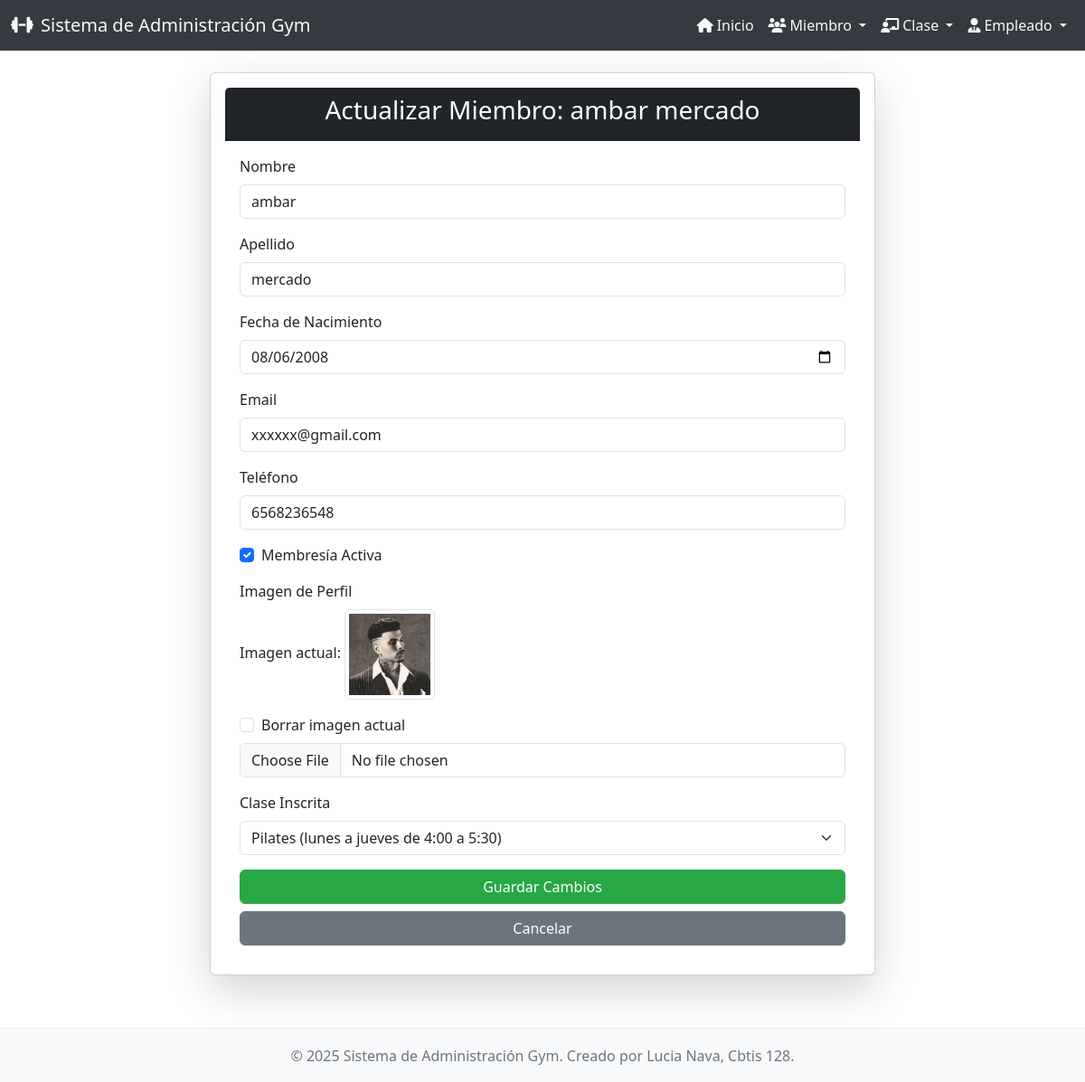
The app's page /miembros/actualizar/2/ with its own data.
### app_gym/models.py (models this page shows, shortened)
class Miembro(models.Model):
    nombre = models.CharField(max_length=100)
    apellido = models.CharField(max_length=100)
    fecha_nacimiento = models.DateField()
    email = models.EmailField(unique=True)
    telefono = models.CharField(max_length=15, blank=True, null=True)
    fecha_inscripcion = models.DateField(auto_now_add=True)
    membresia_activa = models.BooleanField(default=True)
    imagen = models.ImageField(upload_to='miembros_imagenes/', blank=True, null=True)
    clase_inscrita = models.ForeignKey(
        Clase,
        on_delete=models.SET_NULL,
        related_name='miembros', # Desde una clase, puedes obtener todos sus miembros con clase_instancia.miembros.all()
        blank=True,
        null=True
    )

class Clase(models.Model):
    nombre_clase = models.CharField(max_length=100)
    descripcion = models.TextField(blank=True, null=True)
    horario = models.CharField(max_length=50) # Ejemplo: "Lunes 10:00-11:00"
    duracion_minutos = models.IntegerField()
    cupo_maximo = models.IntegerField()
    nivel_dificultad = models.CharField(
        max_length=20,
        choices=[
            ('Principiante', 'Principiante'),
            ('Intermedio', 'Intermedio'),
            ('Avanzado', 'Avanzado'),
        ],
        default='Principiante'
    )

### app_gym/views.py (the view, shortened to what this page needs)
# urls.py: path('miembros/actualizar/<int:pk>/', views.actualizar_miembro, name='actualizar_miembro'),
def actualizar_miembro(request, pk):
    miembro = get_object_or_404(Miembro, pk=pk)
    clases_disponibles = Clase.objects.all().order_by('nombre_clase') # Para el select
    context = {
        'miembro': miembro,
        'clases_disponibles': clases_disponibles
    }
    return render(request, 'miembros/actualizar_miembros.html', context)

### app_gym/templates/miembros/actualizar_miembros.html (shortened to what this page needs)
{% extends 'app_gym/base.html' %}
{% load static %}
{% block content %}
<div class="row justify-content-center">
    <div class="col-md-8">
        <div class="card shadow-lg p-3 mb-5 bg-body rounded">
            <div class="card-header bg-dark text-white text-center">
                <h3>Actualizar Miembro: {{ miembro.nombre }} {{ miembro.apellido }}</h3>
            </div>
            <div class="card-body">
                <form method="post" enctype="multipart/form-data">
                    <div class="mb-3">
                        <label for="nombre" class="form-label">Nombre</label>
                        <input type="text" class="form-control" id="nombre" name="nombre" value="{{ miembro.nombre }}" required>
                    </div>
                    <div class="mb-3">
                        <label for="apellido" class="form-label">Apellido</label>
                        <input type="text" class="form-control" id="apellido" name="apellido" value="{{ miembro.apellido }}" required>
                    </div>
                    <div class="mb-3">
                        <label for="fecha_nacimiento" class="form-label">Fecha de Nacimiento</label>
                        <input type="date" class="form-control" id="fecha_nacimiento" name="fecha_nacimiento" value="{{ miembro.fecha_nacimiento|date:'Y-m-d' }}" required>
                    </div>
                    <div class="mb-3">
                        <label for="email" class="form-label">Email</label>
                        <input type="email" class="form-control" id="email" name="email" value="{{ miembro.email }}" required>
                    </div>
                    <div class="mb-3">
                        <label for="telefono" class="form-label">Teléfono</label>
                        <input type="tel" class="form-control" id="telefono" name="telefono" value="{{ miembro.telefono|default_if_none:'' }}">
                    </div>
                    <div class="mb-3 form-check">
                        <input type="checkbox" class="form-check-input" id="membresia_activa" name="membresia_activa" {% if miembro.membresia_activa %}checked{% endif %}>
                        <label class="form-check-label" for="membresia_activa">Membresía Activa</label>
                    </div>
                    <div class="mb-3">
                        <label for="imagen" class="form-label">Imagen de Perfil</label>
                        {% if miembro.imagen %}
                            <p>Imagen actual: <img src="{{ miembro.imagen.url }}" alt="{{ miembro.nombre }}" class="img-thumbnail"></p>
                            <div class="form-check mb-2">
                                <input type="checkbox" class="form-check-input" id="borrar_imagen" name="borrar_imagen">
                                <label class="form-check-label" for="borrar_imagen">Borrar imagen actual</label>
                            </div>
                        {% endif %}
                        <input type="file" class="form-control" id="imagen" name="imagen" accept="image/*">
                    </div>
                    <div class="mb-3">
                        <label for="clase_inscrita" class="form-label">Clase Inscrita</label>
                        <select class="form-select" id="clase_inscrita" name="clase_inscrita">
                            {% for clase in clases_disponibles %}
                                <option value="{{ clase.pk }}" {% if miembro.clase_inscrita == clase %}selected{% endif %}>
                                    {{ clase.nombre_clase }} ({{ clase.horario }})
                                </option>
                            {% endfor %}
                        </select>
                    </div>
                    <div class="d-grid gap-2">
                        <button type="submit" class="btn btn-success">Guardar Cambios</button>
                        <a href="{% url 'ver_miembros' %}" class="btn btn-secondary">Cancelar</a>
                    </div>
                </form>
            </div>
        </div>
    </div>
</div>
{% endblock %}

### app_gym/templates/app_gym/base.html (style rules this page uses)
body { display: flex; flex-direction: column; min-height: 100vh; }
.btn-success { background-color: #28a745; border-color: #28a745; }
.card { box-shadow: 0 0.5rem 1rem rgba(0,0,0,.075); }
.img-thumbnail { width: 100px; height: 100px; object-fit: cover; }

### records on screen
Miembro: nombre "ambar", apellido "mercado", fecha_nacimiento "08/06/2008", email "xxxxxx@gmail.com", telefono "6568236548", membresia_activa "☑", imagen (picture), clase_inscrita "Pilates (lunes a jueves de 4:00 a 5:30)"
